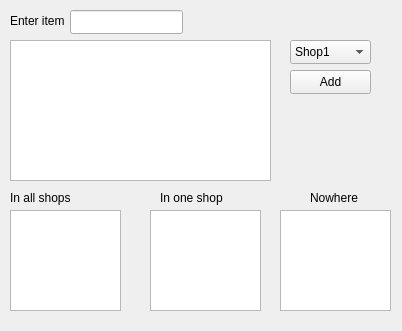
<?xml version="1.0" encoding="UTF-8"?>
<ui version="4.0">
 <class>task5</class>
 <widget class="QWidget" name="task5">
  <property name="geometry">
   <rect>
    <x>0</x>
    <y>0</y>
    <width>402</width>
    <height>331</height>
   </rect>
  </property>
  <property name="windowTitle">
   <string>Form</string>
  </property>
  <widget class="QPlainTextEdit" name="output">
   <property name="geometry">
    <rect>
     <x>10</x>
     <y>40</y>
     <width>261</width>
     <height>141</height>
    </rect>
   </property>
  </widget>
  <widget class="QComboBox" name="Option">
   <property name="geometry">
    <rect>
     <x>290</x>
     <y>40</y>
     <width>81</width>
     <height>24</height>
    </rect>
   </property>
   <item>
    <property name="text">
     <string>Shop1</string>
    </property>
   </item>
   <item>
    <property name="text">
     <string>Shop2</string>
    </property>
   </item>
   <item>
    <property name="text">
     <string>Shop3</string>
    </property>
   </item>
   <item>
    <property name="text">
     <string>Items</string>
    </property>
   </item>
  </widget>
  <widget class="QLineEdit" name="inputItem">
   <property name="geometry">
    <rect>
     <x>70</x>
     <y>10</y>
     <width>113</width>
     <height>24</height>
    </rect>
   </property>
  </widget>
  <widget class="QPushButton" name="Add">
   <property name="geometry">
    <rect>
     <x>290</x>
     <y>70</y>
     <width>81</width>
     <height>24</height>
    </rect>
   </property>
   <property name="text">
    <string>Add</string>
   </property>
  </widget>
  <widget class="QPlainTextEdit" name="all">
   <property name="geometry">
    <rect>
     <x>10</x>
     <y>210</y>
     <width>111</width>
     <height>101</height>
    </rect>
   </property>
   <property name="readOnly">
    <bool>true</bool>
   </property>
  </widget>
  <widget class="QPlainTextEdit" name="no">
   <property name="geometry">
    <rect>
     <x>280</x>
     <y>210</y>
     <width>111</width>
     <height>101</height>
    </rect>
   </property>
   <property name="readOnly">
    <bool>true</bool>
   </property>
  </widget>
  <widget class="QPlainTextEdit" name="one">
   <property name="geometry">
    <rect>
     <x>150</x>
     <y>210</y>
     <width>111</width>
     <height>101</height>
    </rect>
   </property>
   <property name="readOnly">
    <bool>true</bool>
   </property>
  </widget>
  <widget class="QLabel" name="label">
   <property name="geometry">
    <rect>
     <x>10</x>
     <y>10</y>
     <width>61</width>
     <height>21</height>
    </rect>
   </property>
   <property name="text">
    <string>Enter item</string>
   </property>
  </widget>
  <widget class="QLabel" name="label_2">
   <property name="geometry">
    <rect>
     <x>10</x>
     <y>190</y>
     <width>71</width>
     <height>16</height>
    </rect>
   </property>
   <property name="text">
    <string>In all shops</string>
   </property>
  </widget>
  <widget class="QLabel" name="label_3">
   <property name="geometry">
    <rect>
     <x>310</x>
     <y>190</y>
     <width>61</width>
     <height>16</height>
    </rect>
   </property>
   <property name="text">
    <string>Nowhere</string>
   </property>
  </widget>
  <widget class="QLabel" name="label_4">
   <property name="geometry">
    <rect>
     <x>160</x>
     <y>190</y>
     <width>71</width>
     <height>16</height>
    </rect>
   </property>
   <property name="text">
    <string>In one shop</string>
   </property>
  </widget>
 </widget>
 <resources/>
 <connections/>
</ui>
